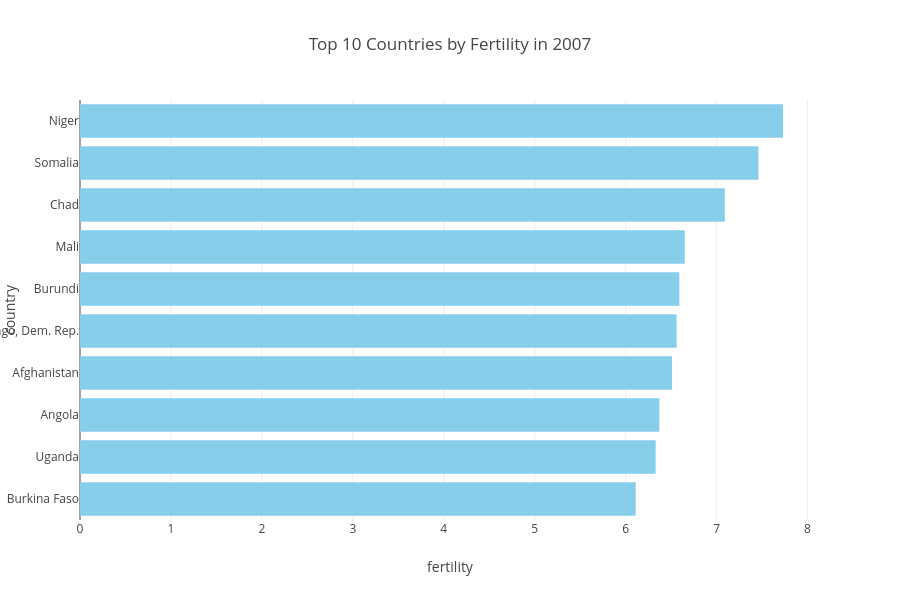

Notebook cell for this chart:
### Code cell
top_fertility = filtered_df.nlargest(10, "fertility")

top_fert = px.bar(
    top_fertility,
    x="fertility",
    y="country",
    orientation = 'h',
    color_discrete_sequence=["skyblue"],
    title=f"Top 10 Countries by Fertility in {selected_year}"
)
top_fert.update_layout(height=600)
top_fert.update_yaxes(categoryorder = 'total ascending')
top_fert.show()

### Figure 1 — Plotly figure (JSON) as saved in the notebook; plotly's stock layout.template omitted (floating-point values rounded to 4 significant figures)
{"data": [{"hovertemplate": "fertility=%{x}<br>country=%{y}<extra></extra>", "legendgroup": "", "marker": {"color": "skyblue", "pattern": {"shape": ""}}, "name": "", "orientation": "h", "showlegend": false, "textposition": "auto", "type": "bar", "x": [7.73, 7.46, 7.09, 6.65, 6.59, 6.56, 6.51, 6.37, 6.33, 6.11], "xaxis": "x", "y": ["Niger", "Somalia", "Chad", "Mali", "Burundi", "Congo, Dem. Rep.", "Afghanistan", "Angola", "Uganda", "Burkina Faso"], "yaxis": "y"}], "layout": {"barmode": "relative", "height": 600, "legend": {"tracegroupgap": 0}, "title": {"text": "Top 10 Countries by Fertility in 2007"}, "xaxis": {"anchor": "y", "domain": [0, 1], "title": {"text": "fertility"}}, "yaxis": {"anchor": "x", "categoryorder": "total ascending", "domain": [0, 1], "title": {"text": "country"}}}}
